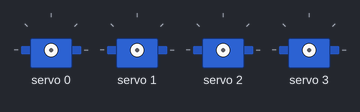
Recording of a sketch running on a simulated Arduino Uno, built with avr-gcc and run on an emulated ATmega328P. On the bench: 4 × servo. What the sketch prints to the serial monitor is not drawn.

Above: at 0.05 s.
At 0.6 s:
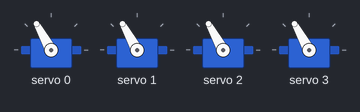
At 0.85 s:
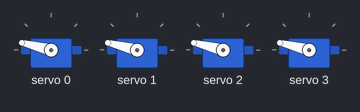
At 1.2 s:
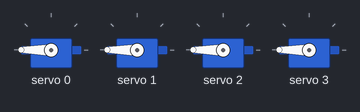
At 1.75 s:
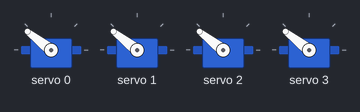
At 2.35 s:
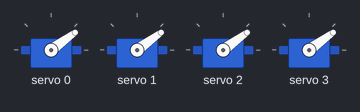
Timing chart, 0 to 5.7 s (numbered marks = the images above):
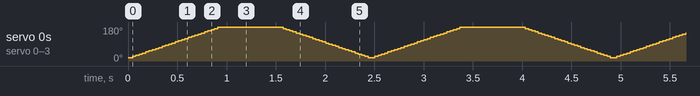

The sketch:

ControllerCustomTest.ino
```cpp
// Servo movement library
// ? to ? (about a week)
// Sebastian Van Deren
// Gavilan GEAR CLUB
// Robotic Arm Project - Servo Controller
#include <Wire.h>
#include <Adafruit_PWMServoDriver.h>

Adafruit_PWMServoDriver pwm = Adafruit_PWMServoDriver();  // default I2C address 0x40

// Servo min and max pulse lengths (adjust to your servos)
#define SERVOMIN  150  // corresponds to 0°
#define SERVOMAX  600  // corresponds to 180°

void setup() {
  Serial.begin(9600);
  Serial.println("PCA9685 Servo Controller");

  pwm.begin();
  pwm.setPWMFreq(50);  // Analog servos run at ~50 Hz
  delay(10);
}

// Helper: angle (0–180) → pulse length
uint16_t angleToPulse(int angle) {
  return map(angle, 0, 180, SERVOMIN, SERVOMAX);
}

void loop() {
  // Example sweep for 4 servos on channels 0–3
  for (int angle = 0; angle <= 180; angle += 5) {
    for (int i = 0; i < 4; i++) {
      pwm.setPWM(i, 0, angleToPulse(angle));
    }
    delay(30);
  }

  for (int angle = 180; angle >= 0; angle -= 5) {
    for (int i = 0; i < 4; i++) {
      pwm.setPWM(i, 0, angleToPulse(angle));
    }
    delay(30);
  }
}
```

Driver_Arduino_.cpp
```cpp
//Deegoo MG996R 55g
//180 Degree
//Amazon: https://www.amazon.com/4-Pack-MG996R-Torque-Digital-Helicopter/dp/B07MFK266B?th=1
//Code(Standard stuff): https://arduinogetstarted.com/tutorials/arduino-mg996r
// Use Servo.h

//Hiwonder 20KG
//  180 or 270 Degree
//Amazon: https://www.amazon.com/Torque-Motors-Waterproof-Steering-Control/dp/B073F92G2S?th=1
//Code: Same thing
// Use Servo.h

//Hiletgo PCA9685
//Amazon: https://www.amazon.com/HiLetgo-PCA9685-Channel-12-Bit-Arduino/dp/B07BRS249H
//Code: https://github.com/Circuit-Digest/PCA9685-multiple-servo-control-using-Arduino/tree/main
//    VCC to 5v
//    GND to Ground
//    SDA to A4
//    SCL to A5
// Use the Adafruit_PWMServoDriver.h library to control the PCA9685 module.
```
